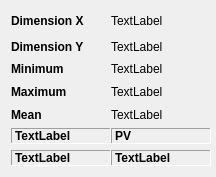
<?xml version="1.0" encoding="UTF-8"?>
<ui version="4.0">
 <class>Form</class>
 <widget class="QWidget" name="Form">
  <property name="geometry">
   <rect>
    <x>0</x>
    <y>0</y>
    <width>216</width>
    <height>177</height>
   </rect>
  </property>
  <property name="sizePolicy">
   <sizepolicy hsizetype="Fixed" vsizetype="Fixed">
    <horstretch>0</horstretch>
    <verstretch>0</verstretch>
   </sizepolicy>
  </property>
  <property name="minimumSize">
   <size>
    <width>203</width>
    <height>177</height>
   </size>
  </property>
  <property name="windowTitle">
   <string>Form</string>
  </property>
  <layout class="QGridLayout" name="gridLayout">
   <item row="0" column="0">
    <widget class="QLabel" name="label">
     <property name="font">
      <font>
       <weight>75</weight>
       <bold>true</bold>
      </font>
     </property>
     <property name="text">
      <string>Dimension X</string>
     </property>
    </widget>
   </item>
   <item row="0" column="1">
    <widget class="QLabel" name="labelDimX">
     <property name="sizePolicy">
      <sizepolicy hsizetype="Fixed" vsizetype="Preferred">
       <horstretch>0</horstretch>
       <verstretch>0</verstretch>
      </sizepolicy>
     </property>
     <property name="text">
      <string>TextLabel</string>
     </property>
    </widget>
   </item>
   <item row="1" column="0">
    <widget class="QLabel" name="label_3">
     <property name="font">
      <font>
       <weight>75</weight>
       <bold>true</bold>
      </font>
     </property>
     <property name="text">
      <string>Dimension Y</string>
     </property>
    </widget>
   </item>
   <item row="1" column="1">
    <widget class="QLabel" name="labelDimY">
     <property name="sizePolicy">
      <sizepolicy hsizetype="Fixed" vsizetype="Preferred">
       <horstretch>0</horstretch>
       <verstretch>0</verstretch>
      </sizepolicy>
     </property>
     <property name="text">
      <string>TextLabel</string>
     </property>
    </widget>
   </item>
   <item row="2" column="0">
    <widget class="QLabel" name="label_6">
     <property name="sizePolicy">
      <sizepolicy hsizetype="Fixed" vsizetype="Fixed">
       <horstretch>0</horstretch>
       <verstretch>0</verstretch>
      </sizepolicy>
     </property>
     <property name="font">
      <font>
       <weight>75</weight>
       <bold>true</bold>
      </font>
     </property>
     <property name="text">
      <string>Minimum</string>
     </property>
    </widget>
   </item>
   <item row="2" column="1">
    <widget class="QLabel" name="labelMinimum">
     <property name="sizePolicy">
      <sizepolicy hsizetype="Fixed" vsizetype="Preferred">
       <horstretch>0</horstretch>
       <verstretch>0</verstretch>
      </sizepolicy>
     </property>
     <property name="text">
      <string>TextLabel</string>
     </property>
    </widget>
   </item>
   <item row="3" column="0">
    <widget class="QLabel" name="label_8">
     <property name="sizePolicy">
      <sizepolicy hsizetype="Fixed" vsizetype="Preferred">
       <horstretch>0</horstretch>
       <verstretch>0</verstretch>
      </sizepolicy>
     </property>
     <property name="font">
      <font>
       <weight>75</weight>
       <bold>true</bold>
      </font>
     </property>
     <property name="text">
      <string>Maximum</string>
     </property>
    </widget>
   </item>
   <item row="3" column="1">
    <widget class="QLabel" name="labelMaximum">
     <property name="sizePolicy">
      <sizepolicy hsizetype="Fixed" vsizetype="Preferred">
       <horstretch>0</horstretch>
       <verstretch>0</verstretch>
      </sizepolicy>
     </property>
     <property name="text">
      <string>TextLabel</string>
     </property>
    </widget>
   </item>
   <item row="4" column="0">
    <widget class="QLabel" name="label_10">
     <property name="sizePolicy">
      <sizepolicy hsizetype="Fixed" vsizetype="Preferred">
       <horstretch>0</horstretch>
       <verstretch>0</verstretch>
      </sizepolicy>
     </property>
     <property name="font">
      <font>
       <weight>75</weight>
       <bold>true</bold>
      </font>
     </property>
     <property name="text">
      <string>Mean</string>
     </property>
    </widget>
   </item>
   <item row="4" column="1">
    <widget class="QLabel" name="labelMean">
     <property name="sizePolicy">
      <sizepolicy hsizetype="Fixed" vsizetype="Fixed">
       <horstretch>0</horstretch>
       <verstretch>0</verstretch>
      </sizepolicy>
     </property>
     <property name="text">
      <string>TextLabel</string>
     </property>
    </widget>
   </item>
   <item row="5" column="0">
    <widget class="QLabel" name="tlCoords">
     <property name="sizePolicy">
      <sizepolicy hsizetype="Fixed" vsizetype="Fixed">
       <horstretch>0</horstretch>
       <verstretch>0</verstretch>
      </sizepolicy>
     </property>
     <property name="minimumSize">
      <size>
       <width>100</width>
       <height>0</height>
      </size>
     </property>
     <property name="font">
      <font>
       <weight>75</weight>
       <bold>true</bold>
      </font>
     </property>
     <property name="frameShape">
      <enum>QFrame::Panel</enum>
     </property>
     <property name="frameShadow">
      <enum>QFrame::Sunken</enum>
     </property>
     <property name="text">
      <string>TextLabel</string>
     </property>
    </widget>
   </item>
   <item row="5" column="1">
    <widget class="QLabel" name="tlPV">
     <property name="sizePolicy">
      <sizepolicy hsizetype="Fixed" vsizetype="Fixed">
       <horstretch>0</horstretch>
       <verstretch>0</verstretch>
      </sizepolicy>
     </property>
     <property name="minimumSize">
      <size>
       <width>100</width>
       <height>0</height>
      </size>
     </property>
     <property name="font">
      <font>
       <weight>75</weight>
       <bold>true</bold>
      </font>
     </property>
     <property name="frameShape">
      <enum>QFrame::Panel</enum>
     </property>
     <property name="frameShadow">
      <enum>QFrame::Sunken</enum>
     </property>
     <property name="text">
      <string>PV</string>
     </property>
    </widget>
   </item>
   <item row="6" column="0">
    <widget class="QLabel" name="labelRA">
     <property name="sizePolicy">
      <sizepolicy hsizetype="Fixed" vsizetype="Fixed">
       <horstretch>0</horstretch>
       <verstretch>0</verstretch>
      </sizepolicy>
     </property>
     <property name="minimumSize">
      <size>
       <width>100</width>
       <height>0</height>
      </size>
     </property>
     <property name="font">
      <font>
       <weight>75</weight>
       <bold>true</bold>
      </font>
     </property>
     <property name="frameShape">
      <enum>QFrame::Panel</enum>
     </property>
     <property name="frameShadow">
      <enum>QFrame::Sunken</enum>
     </property>
     <property name="text">
      <string>TextLabel</string>
     </property>
    </widget>
   </item>
   <item row="6" column="1">
    <widget class="QLabel" name="labelDEC">
     <property name="sizePolicy">
      <sizepolicy hsizetype="Fixed" vsizetype="Fixed">
       <horstretch>0</horstretch>
       <verstretch>0</verstretch>
      </sizepolicy>
     </property>
     <property name="minimumSize">
      <size>
       <width>100</width>
       <height>0</height>
      </size>
     </property>
     <property name="font">
      <font>
       <weight>75</weight>
       <bold>true</bold>
      </font>
     </property>
     <property name="frameShape">
      <enum>QFrame::Panel</enum>
     </property>
     <property name="frameShadow">
      <enum>QFrame::Sunken</enum>
     </property>
     <property name="text">
      <string>TextLabel</string>
     </property>
    </widget>
   </item>
  </layout>
 </widget>
 <resources/>
 <connections/>
</ui>
